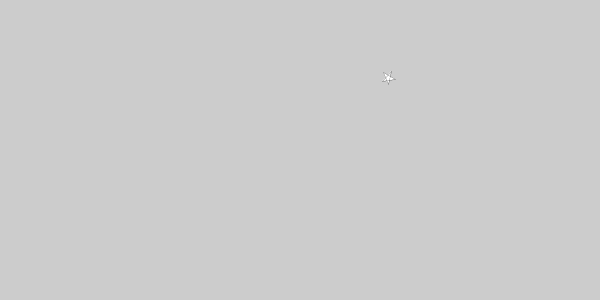
Frame 1 (no input)
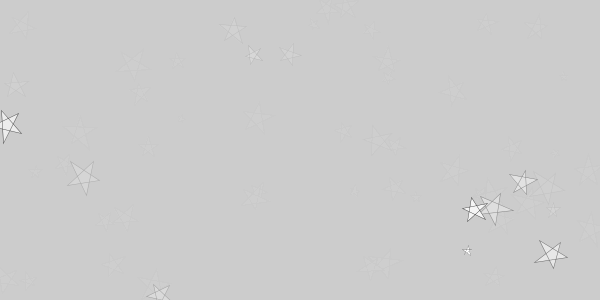
Frame 60 (the mouse pressed at the canvas centre just before this capture)
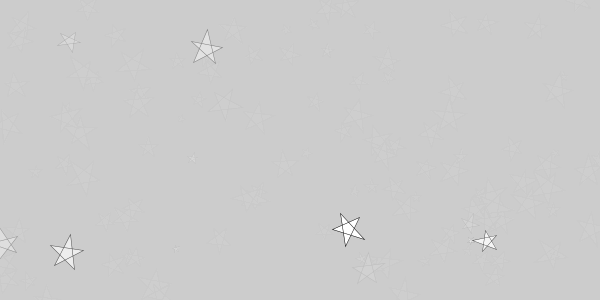
Frame 120 (the mouse held since frame 60 and released just before this capture)

The Processing sketch that drew these frames (run headless with seeded random() and noise(); from frame 60 on, the mouse is pressed at the canvas centre):

// Processing sketch: hoshitati
// ── hoshitati.pde
void setup()
{
  size(600, 300);
  //frameRate(5);
}

void draw()
{
  fill(204, 50);
  noStroke();
  rect(0, 0, width, height);
  
  // ランダムな位置、傾き、サイズで星を描画できるよう座標変換
  translate(random(width), random(height));
  rotate(random(PI));
  scale(random(0.1, 0.5));
  
  int[] x = {50, 29, 83, 17, 71};
  int[] y = {18, 82, 43, 43, 82};
  
  // 点を順に線で結んで星を描く
  // 星を原点へ
  translate(-50, -50);
  
  fill(255);
  stroke(0);
  
  beginShape();
  for(int i=0; i<x.length; i++)
  {
    vertex(x[i] + random(-5, 5), y[i] + random(-5, 5));
  }
  endShape(CLOSE);
}

  
  
